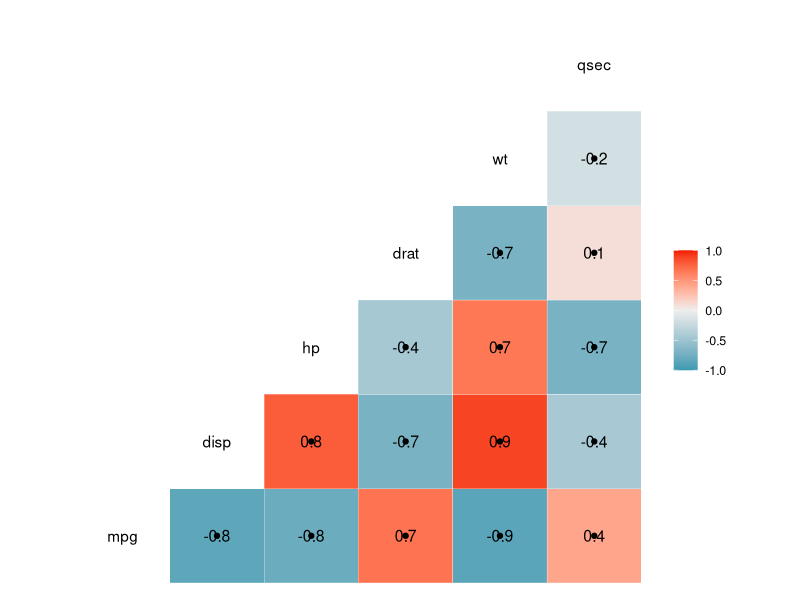
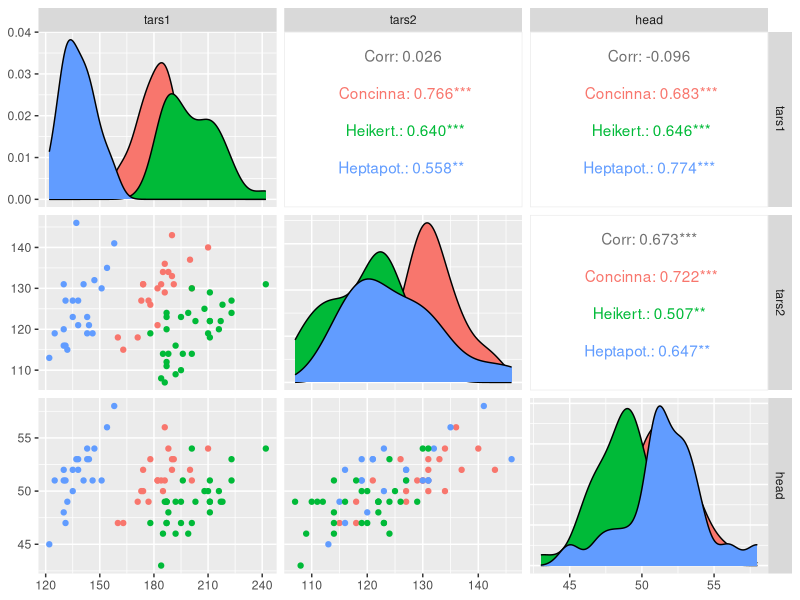

R code for these plots, in order: (Note: this script raises an error after producing the figures.)
library(GGally)

# Prepare some data
df <- mtcars[, c(1,3,4,5,6,7)]
# Correlation plot
ggcorr(df, palette = "RdBu", label = TRUE) +
  geom_point()

# From the help page:
data(flea)
ggpairs(flea, columns = 2:4, ggplot2::aes(colour=species))

data(tips, package = "reshape")
p <- ggpairs(
  tips[, c(1, 3, 4, 2)],
  upper = list(continuous = "density", combo = "box_no_facet"),
  lower = list(continuous = "points", combo = "dot_no_facet")
)

class(p)

p + gg
